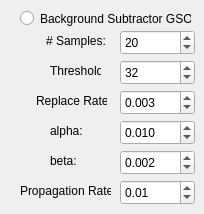
              <widget class="QWidget" name="PBKGGSOC">
               <attribute name="label">
                <string>Background Subtractor GSOC</string>
               </attribute>
               <widget class="QRadioButton" name="RBTGSOC">
                <property name="geometry">
                 <rect>
                  <x>20</x>
                  <y>10</y>
                  <width>171</width>
                  <height>17</height>
                 </rect>
                </property>
                <property name="text">
                 <string>Background Subtractor GSOC</string>
                </property>
               </widget>
               <widget class="QLabel" name="label_19">
                <property name="geometry">
                 <rect>
                  <x>46</x>
                  <y>30</y>
                  <width>61</width>
                  <height>21</height>
                 </rect>
                </property>
                <property name="text">
                 <string># Samples:</string>
                </property>
               </widget>
               <widget class="QSpinBox" name="SBNSamples">
                <property name="geometry">
                 <rect>
                  <x>120</x>
                  <y>30</y>
                  <width>75</width>
                  <height>25</height>
                 </rect>
                </property>
                <property name="value">
                 <number>20</number>
                </property>
               </widget>
               <widget class="QLabel" name="label_20">
                <property name="geometry">
                 <rect>
                  <x>50</x>
                  <y>60</y>
                  <width>51</width>
                  <height>21</height>
                 </rect>
                </property>
                <property name="text">
                 <string>Threshold:</string>
                </property>
               </widget>
               <widget class="QSpinBox" name="SBNThreshold">
                <property name="geometry">
                 <rect>
                  <x>120</x>
                  <y>60</y>
                  <width>75</width>
                  <height>25</height>
                 </rect>
                </property>
                <property name="value">
                 <number>32</number>
                </property>
               </widget>
               <widget class="QLabel" name="label_21">
                <property name="geometry">
                 <rect>
                  <x>36</x>
                  <y>90</y>
                  <width>71</width>
                  <height>21</height>
                 </rect>
                </property>
                <property name="text">
                 <string>Replace Rate:</string>
                </property>
               </widget>
               <widget class="QDoubleSpinBox" name="DSBReplace">
                <property name="geometry">
                 <rect>
                  <x>120</x>
                  <y>90</y>
                  <width>75</width>
                  <height>25</height>
                 </rect>
                </property>
                <property name="decimals">
                 <number>3</number>
                </property>
                <property name="value">
                 <double>0.003000000000000</double>
                </property>
               </widget>
               <widget class="QDoubleSpinBox" name="DSBalpha">
                <property name="geometry">
                 <rect>
                  <x>120</x>
                  <y>120</y>
                  <width>75</width>
                  <height>25</height>
                 </rect>
                </property>
                <property name="decimals">
                 <number>3</number>
                </property>
                <property name="value">
                 <double>0.010000000000000</double>
                </property>
               </widget>
               <widget class="QLabel" name="label_22">
                <property name="geometry">
                 <rect>
                  <x>50</x>
                  <y>120</y>
                  <width>61</width>
                  <height>21</height>
                 </rect>
                </property>
                <property name="text">
                 <string>alpha:</string>
                </property>
               </widget>
               <widget class="QLabel" name="label_23">
                <property name="geometry">
                 <rect>
                  <x>50</x>
                  <y>150</y>
                  <width>61</width>
                  <height>21</height>
                 </rect>
                </property>
                <property name="text">
                 <string>beta:</string>
                </property>
               </widget>
               <widget class="QDoubleSpinBox" name="DSBBeta">
                <property name="geometry">
                 <rect>
                  <x>120</x>
                  <y>150</y>
                  <width>75</width>
                  <height>25</height>
                 </rect>
                </property>
                <property name="decimals">
                 <number>3</number>
                </property>
                <property name="value">
                 <double>0.002000000000000</double>
                </property>
               </widget>
               <widget class="QLabel" name="label_24">
                <property name="geometry">
                 <rect>
                  <x>20</x>
                  <y>180</y>
                  <width>91</width>
                  <height>21</height>
                 </rect>
                </property>
                <property name="text">
                 <string>Propagation Rate:</string>
                </property>
               </widget>
               <widget class="QDoubleSpinBox" name="DSBPropagation">
                <property name="geometry">
                 <rect>
                  <x>120</x>
                  <y>180</y>
                  <width>75</width>
                  <height>25</height>
                 </rect>
                </property>
                <property name="value">
                 <double>0.010000000000000</double>
                </property>
               </widget>
              </widget>
